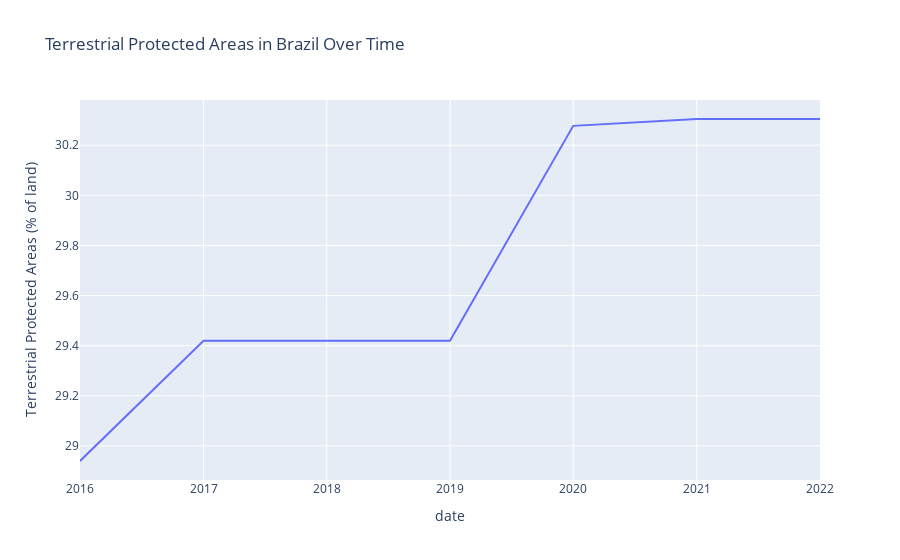

This figure's notebook cell:
### Code cell
# Install required libraries
%pip install wbdata
%pip install plotly

import wbdata
import pandas as pd
import plotly.express as px
import warnings

warnings.filterwarnings("ignore", message="Key .* not in persistent cache")

pd.options.plotting.backend = 'plotly'

# Define indicator for Terrestrial Protected Areas
indicator = {"ER.LND.PTLD.ZS": "Terrestrial Protected Areas (% of land)"}

# Define country
country = "BRA"  # Brazil's country code

# Fetch data from World Bank API
data = wbdata.get_dataframe(indicator, country=country)

# Convert index (years) to datetime format
data.index = pd.to_datetime(data.index.astype(str) + "-01-01")

# Drop missing values
data.dropna(inplace=True)

# Plot the data
fig = px.line(data, x=data.index, y="Terrestrial Protected Areas (% of land)",
              title="Terrestrial Protected Areas in Brazil Over Time",
              labels={"x": "Year", "y": "Protected Land (%)"})

# Show plot
fig.show()

### Figure 1 — Plotly figure (JSON) as saved in the notebook; plotly's stock layout.template omitted (floating-point values rounded to 4 significant figures)
{"data": [{"hovertemplate": "date=%{x}<br>Terrestrial Protected Areas (% of land)=%{y}<extra></extra>", "legendgroup": "", "line": {"color": "#636efa", "dash": "solid"}, "marker": {"symbol": "circle"}, "mode": "lines", "name": "", "orientation": "v", "showlegend": false, "type": "scatter", "x": ["2022-01-01T00:00:00", "2021-01-01T00:00:00", "2020-01-01T00:00:00", "2019-01-01T00:00:00", "2018-01-01T00:00:00", "2017-01-01T00:00:00", "2016-01-01T00:00:00"], "xaxis": "x", "y": [30.3, 30.3, 30.28, 29.42, 29.42, 29.42, 28.94], "yaxis": "y"}], "layout": {"legend": {"tracegroupgap": 0}, "title": {"text": "Terrestrial Protected Areas in Brazil Over Time"}, "xaxis": {"anchor": "y", "domain": [0, 1], "title": {"text": "date"}}, "yaxis": {"anchor": "x", "domain": [0, 1], "title": {"text": "Terrestrial Protected Areas (% of land)"}}}}
